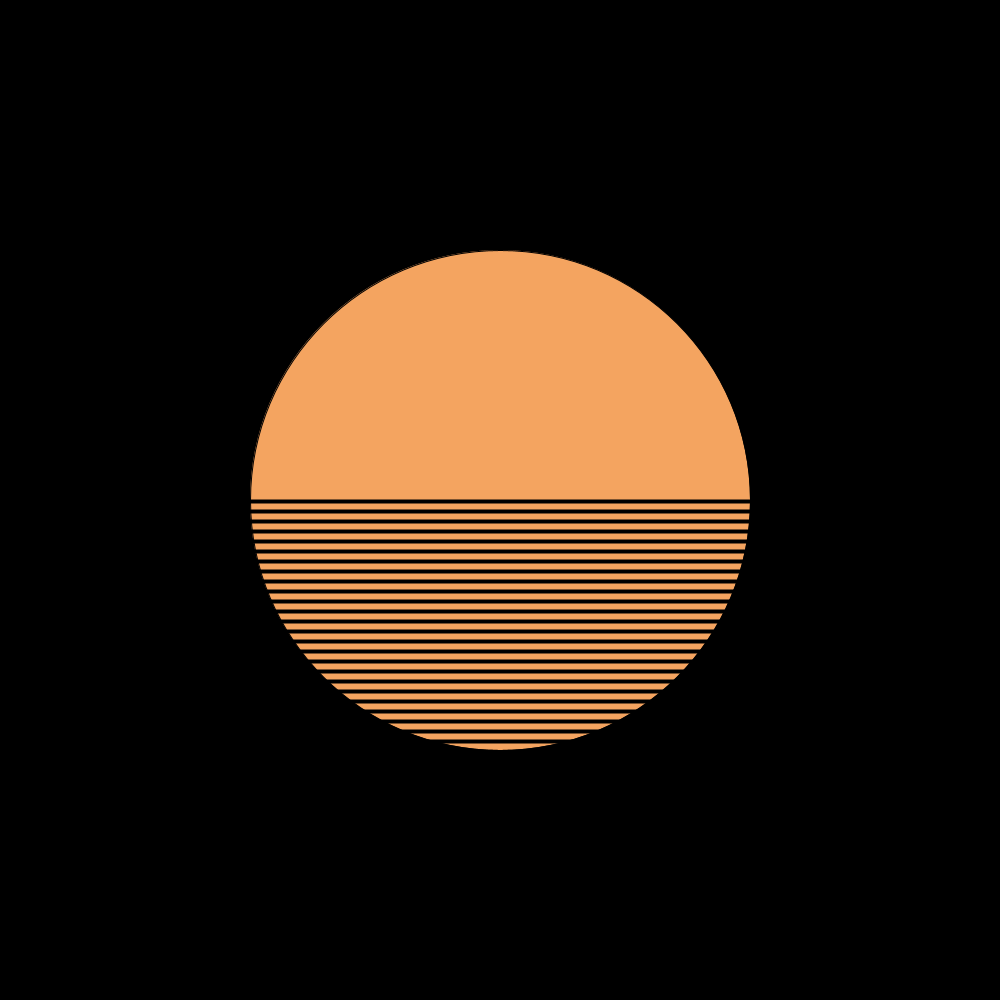
Frame 1 (no input)
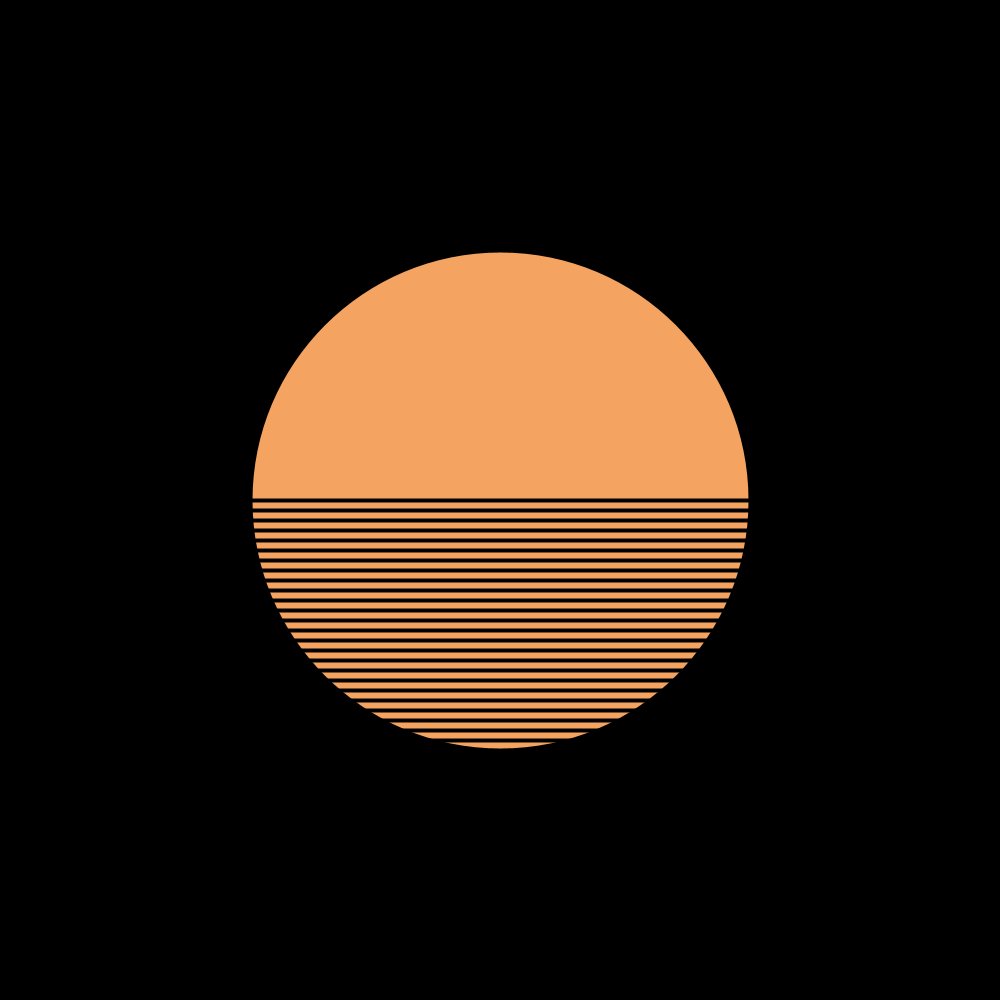
Frame 60 (the mouse pressed at the canvas centre just before this capture)
Frame 120 (the mouse held since frame 60 and released just before this capture): identical to frame 60, image omitted

The Processing sketch that drew these frames (run headless with seeded random() and noise(); from frame 60 on, the mouse is pressed at the canvas centre):

// Processing sketch: Sunset2
// ── Sunset2.pde
int y=500;
void setup(){
   size(1000,1000);
   frameRate(5);
}

void draw(){

  background(0);
  
  fill(244,164,96);
  ellipse(500,500,500,500);
  
  y = (y+1);
  if (y == 510) {
    y = 500;
  }
  
  
  strokeWeight(4);
  line(0,y,1000,y);
  
  strokeWeight(4);
  line(0,y+10,1000,y+10);
  
  strokeWeight(4);
  line(0,y+20,1000,y+20);
  
  strokeWeight(4);
  line(0,y+30,1000,y+30);
 
  strokeWeight(4);
  line(0,y+40,1000,y+40);
  
  strokeWeight(4);
  line(0,y+50,1000,y+50);
  
  strokeWeight(4);
  line(0,y+60,1000,y+60);
  
  strokeWeight(4);
  line(0,y+70,1000,y+70);
  
  strokeWeight(4);
  line(0,y+80,1000,y+80);
  
  strokeWeight(4);
  line(0,y+90,1000,y+90);
  
  strokeWeight(4);
  line(0,y+100,1000,y+100);
  
  strokeWeight(4);
  line(0,y+110,1000,y+110);
  
  strokeWeight(4);
  line(0,y+120,1000,y+120);
  
  strokeWeight(4);
  line(0,y+130,1000,y+130);
  
  strokeWeight(4);
  line(0,y+140,1000,y+140);
  
  strokeWeight(4);
  line(0,y+150,1000,y+150);
  
  strokeWeight(4);
  line(0,y+160,1000,y+160);
  
  strokeWeight(4);
  line(0,y+170,1000,y+170);
  
  strokeWeight(4);
  line(0,y+180,1000,y+180);
  
  strokeWeight(4);
  line(0,y+190,1000,y+190);
  
  strokeWeight(4);
  line(0,y+200,1000,y+200);
  
  strokeWeight(4);
  line(0,y+210,1000,y+210);
  
  strokeWeight(4);
  line(0,y+220,1000,y+220);
  
  strokeWeight(4);
  line(0,y+230,1000,y+230);
  
  strokeWeight(4);
  line(0,y+240,1000,y+240);
}
